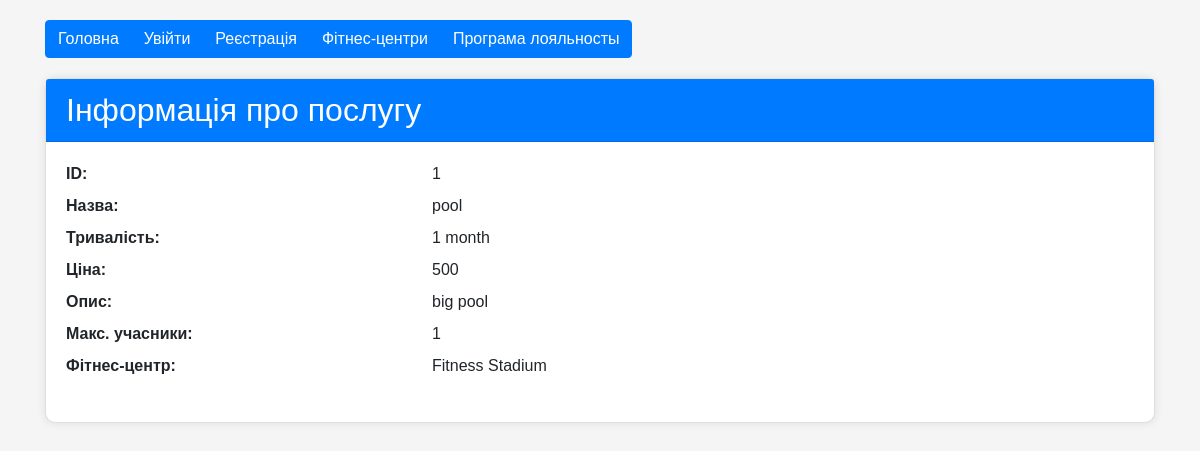
Page /fitness_center/1/services/1 on the earlier database version.
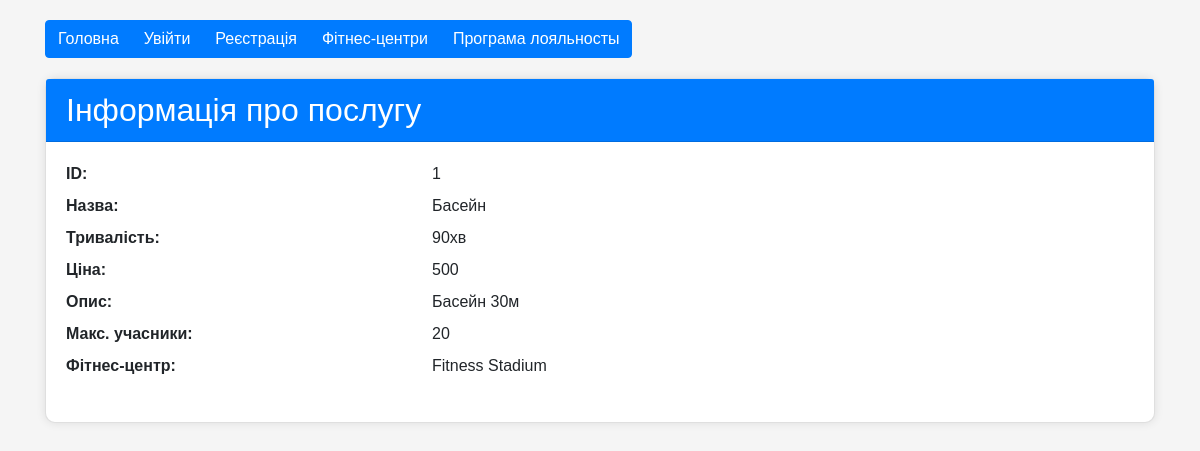
Same page on the later database version.
### tables this page shows
CREATE TABLE service (id INTEGER NOT NULL UNIQUE, name TEXT NOT NULL UNIQUE, duration TEXT NOT NULL DEFAULT 0, description TEXT, price INTEGER NOT NULL DEFAULT 0, gym_id INTEGER NOT NULL REFERENCES gym (id), max_attendees INTEGER NOT NULL DEFAULT 1);

### app.py (the view)
@app.route('/fitness_center/<int:gym_id>/services/<int:service_id>', methods=['GET'])
def service_info(gym_id, service_id):
    with SQLiteDatabase('DB.db') as db:
        res = db.select_method('service', {'gym_id': gym_id, 'service_id': service_id},
                               join={'gym': 'service.gym_id = gym.id'},
                               columns=['service.id AS service_id', 'service.name', 'service.duration', 'service.price',
                                        'service.description', 'service.max_attendees', 'gym.name AS gym_name'],
                               fetch_all=False)
        if res is not None:
            return render_template('service.html', service=res)
        else:
            return "Service not found"

### app.py (called while the page is built)
def dict_factory(cursor, row):
    d = {}
    for idx, col in enumerate(cursor.description):
        d[col[0]] = row[idx]
    return d

    def __enter__(self):
        self.connection = sqlite3.connect(self.db_path)
        self.connection.row_factory = dict_factory
        return self

    def __exit__(self, exc_type, exc_val, exc_tb):
        if self.connection:
            self.connection.close()

### templates/service.html (shortened to what this page needs)
<!DOCTYPE html>
<html lang="uk">
<head>
    <link href="https://stackpath.bootstrapcdn.com/bootstrap/4.5.2/css/bootstrap.min.css" rel="stylesheet">
</head>
<body>
<div class="container">
    <div class="btn-group" role="group" aria-label="Basic example">
        <a href="/" class="btn btn-primary">Головна</a>
        <a href="/login" class="btn btn-primary">Увійти</a>
        <a href="/register" class="btn btn-primary">Реєстрація</a>
        <a href="/fitness_center" class="btn btn-primary">Фітнес-центри</a>
        <a href="/" class="btn btn-primary">Програма лояльносты</a>
    </div>
    <div class="card">
        <div class="card-header">
            <h2 class="card-title mb-0">Інформація про послугу</h2>
        </div>
        <div class="card-body">
            <dl class="row">
                <dt class="col-sm-4">ID:</dt>
                <dd class="col-sm-8">{{ service.service_id }}</dd>
                <dt class="col-sm-4">Назва:</dt>
                <dd class="col-sm-8">{{ service.name }}</dd>
                <dt class="col-sm-4">Тривалість:</dt>
                <dd class="col-sm-8">{{ service.duration }}</dd>
                <dt class="col-sm-4">Ціна:</dt>
                <dd class="col-sm-8">{{ service.price }}</dd>
                <dt class="col-sm-4">Опис:</dt>
                <dd class="col-sm-8">{{ service.description }}</dd>
                <dt class="col-sm-4">Макс. учасники:</dt>
                <dd class="col-sm-8">{{ service.max_attendees }}</dd>
                <dt class="col-sm-4">Фітнес-центр:</dt>
                <dd class="col-sm-8">{{ service.gym_name }}</dd>
            </dl>
        </div>
    </div>
</div>
</body>
</html>

Differences in the rows shown:
changed service: name "pool" → "Басейн"; duration "1 month" → "90хв"; description "big pool" → "Басейн 30м"; max_attendees "1" → "20"
